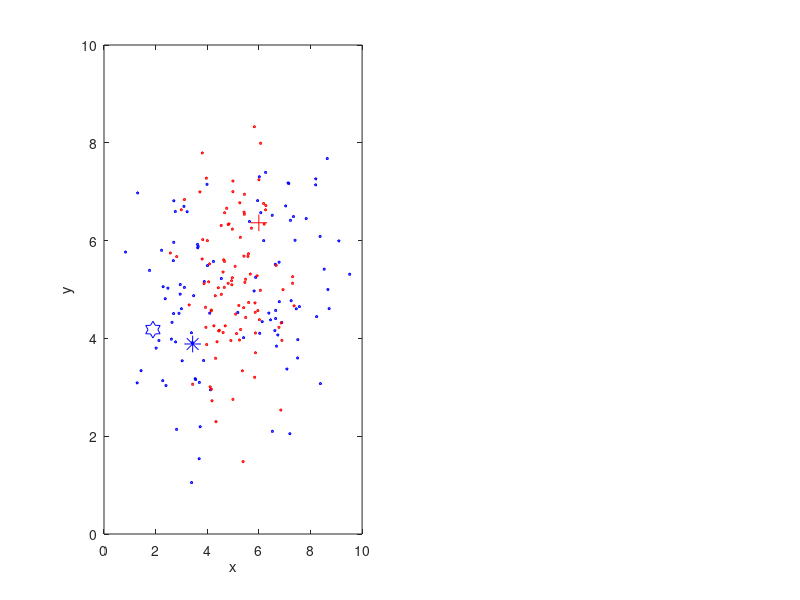

MATLAB code for this plot: (Note: this script raises an error after producing the figure.)
load('data_lvq_A') % matA
load('data_lvq_B') % matB

close all
subplot(1,2,1)
plot(matA(:,1),matA(:,2), 'bp', 'markersize', 2);
hold on;
plot(matB(:,1),matB(:,2), 'rp', 'markersize', 2);
xlabel('x'); ylabel('y');

data = [matA ; matB];
data_labels = (floor( (0:length(data)-1) * 2 / length(data))).';
data = [data data_labels];

% The prototypes
w_A = 1;
w_B = 1;
w = zeros(w_A + w_B, ndims(data)+1);

eta = 0.01;
nrEpochs = 500;

E_1 = zeros(1,nrEpochs);
E_2 = zeros(1,nrEpochs);

% Randomly initialize the prototypes between the minimum and maximum values
% last value being their class
for i = 1 : size(w,1)
    if i <= w_A
        w(i,:) = [mean(matA) + rand()*2*std(matA)-std(matA) 0];
    else
        w(i,:) = [mean(matB) + rand()*2*std(matB)-std(matB) 1];
    end
end

plot(w(1:w_A,1), w(1:w_A,2), 'b*', 'markersize', 12);
plot(w(w_A+1:size(w,1),1), w(w_A+1:size(w,1),2), 'r+', 'markersize', 12);

for epoch = 1:nrEpochs
    % Training
    for point = 1 : size(data,1)
         % Find the row with the nearest prototype
        rowMin = find(pdist2(data(point,1:2), w(:,1:2)) == min(pdist2(data(point,1:2), w(:,1:2))),1);
        % If the classes of the data point and the nearest prototype are the same
        if w(rowMin,end) == data(point, end)
            % Move the row closer to the data point
            w(rowMin,1:2) = w(rowMin,1:2) + eta * (data(point,1:2) - w(rowMin,1:2));
        else
            w(rowMin,1:2) = w(rowMin,1:2) - eta * (data(point,1:2) - w(rowMin,1:2));
        end
    end
       
    % Testing
    for point = 1 : size(data,1)
        % Find the row with the nearest prototype
        rowMin = find(pdist2(data(point,1:2), w(:,1:2)) == min(pdist2(data(point,1:2), w(:,1:2))),1);
        if w(rowMin,end) ~= data(point, end)
            if point <= size(matA,1)
                E_1(epoch) = E_1(epoch) + 1;
            else
                E_2(epoch) = E_2(epoch) + 1;
            end
        end
    end
    E = E_1 + E_2;
    
    if (epoch > 10 && var(E(:,epoch-4:epoch)) < 0.05)
        E_1(:,epoch+1:end) = [];
        E_2(:,epoch+1:end) = [];
        E(:,epoch+1:end) = [];
        break
    end
end

plot(w(1:w_A,1), w(1:w_A,2), 'bh', 'markersize', 12);
plot(w(w_A+1:size(w,1),1), w(w_A+1:size(w,1),2), 'rP', 'markersize', 12);
lgnd = legend('Set A', 'Set B','Protypes A (init)', 'Protypes B (init)','Protypes A (final)', 'Protypes B (final)');
set(lgnd, 'interpreter','latex', 'fontsize', 15);

subplot(1,2,2)
plot(E_1/200)
hold on;
plot(E_2/200);
plot(E/200);
legend('Training Error Class 1', 'Training Error Class 2', 'Total Training Error');
xlabel('Epochs')
ylabel('Training Error rate')
